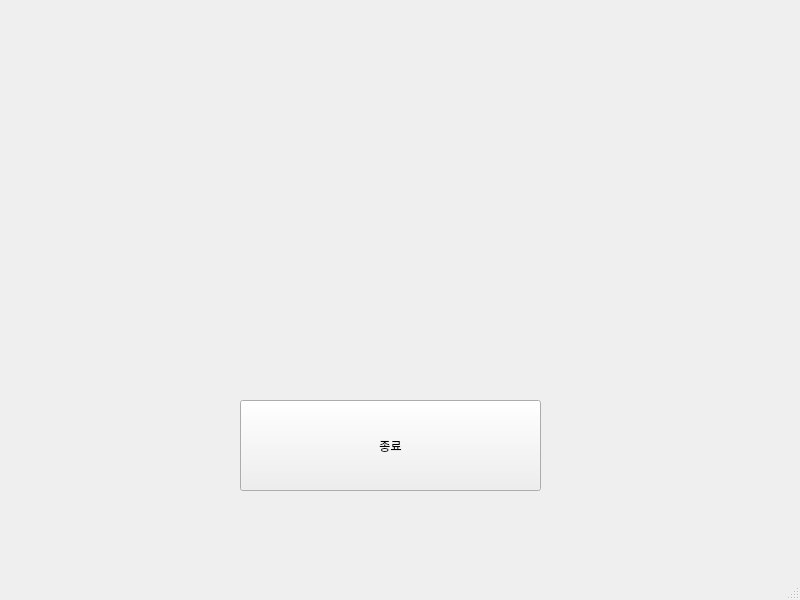
<?xml version="1.0" encoding="UTF-8"?>
<ui version="4.0">
 <class>MainWindow</class>
 <widget class="QMainWindow" name="MainWindow">
  <property name="geometry">
   <rect>
    <x>0</x>
    <y>0</y>
    <width>800</width>
    <height>600</height>
   </rect>
  </property>
  <property name="windowTitle">
   <string>MainWindow</string>
  </property>
  <widget class="QWidget" name="centralwidget">
   <widget class="QPushButton" name="pushButton">
    <property name="geometry">
     <rect>
      <x>240</x>
      <y>400</y>
      <width>301</width>
      <height>91</height>
     </rect>
    </property>
    <property name="text">
     <string>종료</string>
    </property>
   </widget>
  </widget>
  <widget class="QMenuBar" name="menubar">
   <property name="geometry">
    <rect>
     <x>0</x>
     <y>0</y>
     <width>800</width>
     <height>21</height>
    </rect>
   </property>
  </widget>
  <widget class="QStatusBar" name="statusbar"/>
 </widget>
 <resources/>
 <connections/>
</ui>
